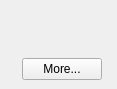
<?xml version="1.0" encoding="UTF-8"?>
<ui version="4.0">
 <class>SiteInfoWidget</class>
 <widget class="QWidget" name="SiteInfoWidget">
  <property name="geometry">
   <rect>
    <x>0</x>
    <y>0</y>
    <width>117</width>
    <height>89</height>
   </rect>
  </property>
  <property name="sizePolicy">
   <sizepolicy hsizetype="Maximum" vsizetype="Maximum">
    <horstretch>0</horstretch>
    <verstretch>0</verstretch>
   </sizepolicy>
  </property>
  <property name="windowTitle">
   <string notr="true"/>
  </property>
  <layout class="QHBoxLayout" name="horizontalLayout">
   <property name="margin">
    <number>0</number>
   </property>
   <item>
    <widget class="Frame" name="frame">
     <property name="frameShape">
      <enum>QFrame::NoFrame</enum>
     </property>
     <layout class="QGridLayout" name="gridLayout">
      <property name="rightMargin">
       <number>15</number>
      </property>
      <item row="0" column="0">
       <widget class="QLabel" name="secureIcon">
        <property name="text">
         <string/>
        </property>
       </widget>
      </item>
      <item row="0" column="1" colspan="2">
       <widget class="QLabel" name="secureLabel">
        <property name="text">
         <string/>
        </property>
       </widget>
      </item>
      <item row="1" column="0">
       <widget class="QLabel" name="historyIcon">
        <property name="text">
         <string/>
        </property>
       </widget>
      </item>
      <item row="1" column="1" colspan="2">
       <widget class="QLabel" name="historyLabel">
        <property name="text">
         <string/>
        </property>
       </widget>
      </item>
      <item row="2" column="0" colspan="3">
       <layout class="QHBoxLayout" name="horizontalLayout_2">
        <property name="spacing">
         <number>6</number>
        </property>
        <item>
         <spacer name="horizontalSpacer">
          <property name="orientation">
           <enum>Qt::Horizontal</enum>
          </property>
          <property name="sizeType">
           <enum>QSizePolicy::Expanding</enum>
          </property>
          <property name="sizeHint" stdset="0">
           <size>
            <width>10</width>
            <height>10</height>
           </size>
          </property>
         </spacer>
        </item>
        <item>
         <widget class="QPushButton" name="pushButton">
          <property name="sizePolicy">
           <sizepolicy hsizetype="Fixed" vsizetype="Fixed">
            <horstretch>0</horstretch>
            <verstretch>0</verstretch>
           </sizepolicy>
          </property>
          <property name="text">
           <string>More...</string>
          </property>
         </widget>
        </item>
       </layout>
      </item>
     </layout>
    </widget>
   </item>
  </layout>
 </widget>
 <customwidgets>
  <customwidget>
   <class>Frame</class>
   <extends>QFrame</extends>
   <header>frame.h</header>
   <container>1</container>
  </customwidget>
 </customwidgets>
 <resources/>
 <connections/>
</ui>
